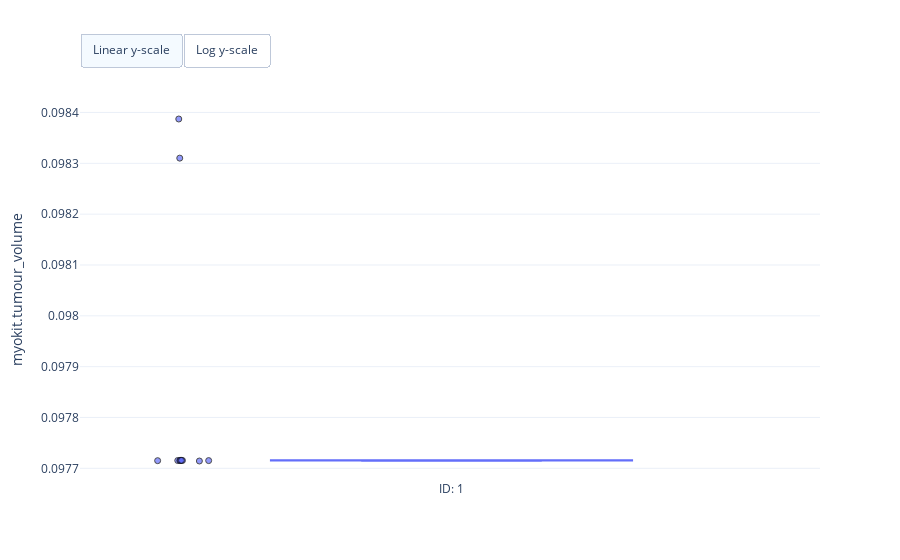
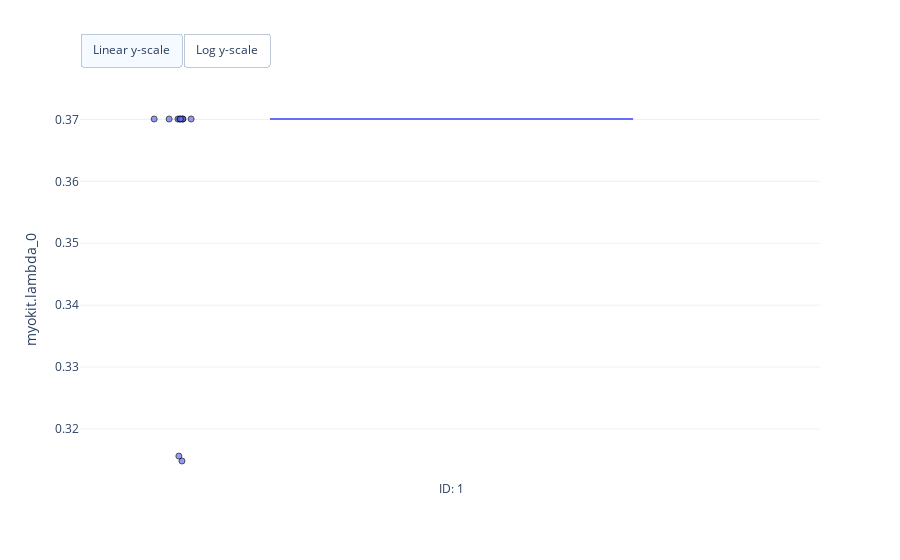
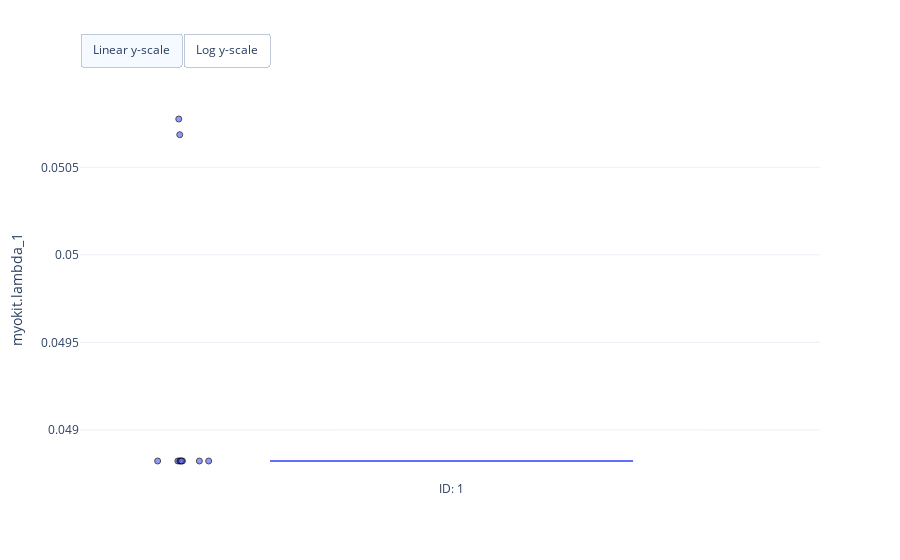
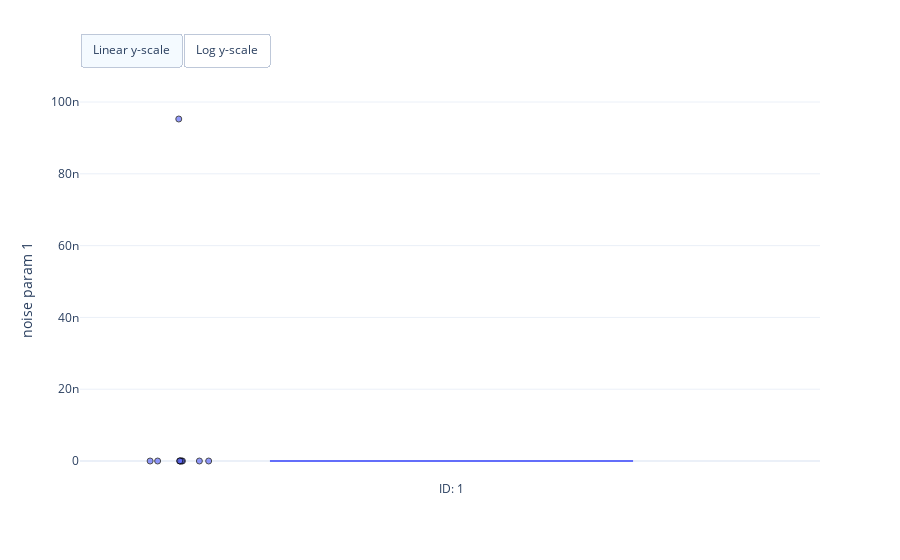

Here is the notebook cell these charts were saved with, in order:
### Markdown cell above
### Visualise optimisation results

### Code cell
fig = erlo.plots.ParameterEstimatePlot()
fig.add_data(result)

fig.show()

### Figure 1 — Plotly figure (JSON) as saved in the notebook; plotly's stock layout.template omitted (floating-point values rounded to 4 significant figures)
{"data": [{"boxpoints": "all", "hovertemplate": "Estimate: %{y:.2f}<br>%{text}", "jitter": 0.2, "line": {"color": "#636EFA"}, "marker": {"color": "#636EFA", "line": {"color": "black", "width": 1}, "opacity": 0.7, "symbol": "circle"}, "name": "ID: 1", "pointpos": -1.5, "text": ["Run: 1 <br>Log-posterior score: -24.97", "Run: 2 <br>Log-posterior score: -24.97", "Run: 3 <br>Log-posterior score: -24.97", "Run: 4 <br>Log-posterior score: -24.97", "Run: 5 <br>Log-posterior score: -24.96", "Run: 6 <br>Log-posterior score: -24.97", "Run: 7 <br>Log-posterior score: -24.99", "Run: 8 <br>Log-posterior score: -24.97", "Run: 9 <br>Log-posterior score: -24.97", "Run: 10 <br>Log-posterior score: -24.97"], "type": "box", "visible": true, "y": [0.09772, 0.09772, 0.09772, 0.09772, 0.09839, 0.09772, 0.09831, 0.09772, 0.09772, 0.09771]}], "layout": {"autosize": true, "updatemenus": [{"buttons": [{"args": [{"yaxis.type": "linear"}], "label": "Linear y-scale", "method": "relayout"}, {"args": [{"yaxis.type": "log"}], "label": "Log y-scale", "method": "relayout"}], "direction": "left", "pad": {"r": 0, "t": -10}, "showactive": true, "type": "buttons", "x": 0, "xanchor": "left", "y": 1.15, "yanchor": "top"}], "yaxis": {"title": {"text": "myokit.tumour_volume"}}}}

### Figure 2 — Plotly figure (JSON) as saved in the notebook; plotly's stock layout.template omitted (floating-point values rounded to 4 significant figures)
{"data": [{"boxpoints": "all", "hovertemplate": "Estimate: %{y:.2f}<br>%{text}", "jitter": 0.2, "line": {"color": "#636EFA"}, "marker": {"color": "#636EFA", "line": {"color": "black", "width": 1}, "opacity": 0.7, "symbol": "circle"}, "name": "ID: 1", "pointpos": -1.5, "text": ["Run: 1 <br>Log-posterior score: -24.97", "Run: 2 <br>Log-posterior score: -24.97", "Run: 3 <br>Log-posterior score: -24.97", "Run: 4 <br>Log-posterior score: -24.97", "Run: 5 <br>Log-posterior score: -24.96", "Run: 6 <br>Log-posterior score: -24.97", "Run: 7 <br>Log-posterior score: -24.99", "Run: 8 <br>Log-posterior score: -24.97", "Run: 9 <br>Log-posterior score: -24.97", "Run: 10 <br>Log-posterior score: -24.97"], "type": "box", "visible": true, "y": [0.3701, 0.3701, 0.3701, 0.3701, 0.3148, 0.3701, 0.3156, 0.3701, 0.3701, 0.3701]}], "layout": {"autosize": true, "updatemenus": [{"buttons": [{"args": [{"yaxis.type": "linear"}], "label": "Linear y-scale", "method": "relayout"}, {"args": [{"yaxis.type": "log"}], "label": "Log y-scale", "method": "relayout"}], "direction": "left", "pad": {"r": 0, "t": -10}, "showactive": true, "type": "buttons", "x": 0, "xanchor": "left", "y": 1.15, "yanchor": "top"}], "yaxis": {"title": {"text": "myokit.lambda_0"}}}}

### Figure 3 — Plotly figure (JSON) as saved in the notebook; plotly's stock layout.template omitted (floating-point values rounded to 4 significant figures)
{"data": [{"boxpoints": "all", "hovertemplate": "Estimate: %{y:.2f}<br>%{text}", "jitter": 0.2, "line": {"color": "#636EFA"}, "marker": {"color": "#636EFA", "line": {"color": "black", "width": 1}, "opacity": 0.7, "symbol": "circle"}, "name": "ID: 1", "pointpos": -1.5, "text": ["Run: 1 <br>Log-posterior score: -24.97", "Run: 2 <br>Log-posterior score: -24.97", "Run: 3 <br>Log-posterior score: -24.97", "Run: 4 <br>Log-posterior score: -24.97", "Run: 5 <br>Log-posterior score: -24.96", "Run: 6 <br>Log-posterior score: -24.97", "Run: 7 <br>Log-posterior score: -24.99", "Run: 8 <br>Log-posterior score: -24.97", "Run: 9 <br>Log-posterior score: -24.97", "Run: 10 <br>Log-posterior score: -24.97"], "type": "box", "visible": true, "y": [0.04882, 0.04882, 0.04882, 0.04882, 0.05069, 0.04882, 0.05078, 0.04882, 0.04882, 0.04882]}], "layout": {"autosize": true, "updatemenus": [{"buttons": [{"args": [{"yaxis.type": "linear"}], "label": "Linear y-scale", "method": "relayout"}, {"args": [{"yaxis.type": "log"}], "label": "Log y-scale", "method": "relayout"}], "direction": "left", "pad": {"r": 0, "t": -10}, "showactive": true, "type": "buttons", "x": 0, "xanchor": "left", "y": 1.15, "yanchor": "top"}], "yaxis": {"title": {"text": "myokit.lambda_1"}}}}

### Figure 4 — Plotly figure (JSON) as saved in the notebook; plotly's stock layout.template omitted (floating-point values rounded to 4 significant figures)
{"data": [{"boxpoints": "all", "hovertemplate": "Estimate: %{y:.2f}<br>%{text}", "jitter": 0.2, "line": {"color": "#636EFA"}, "marker": {"color": "#636EFA", "line": {"color": "black", "width": 1}, "opacity": 0.7, "symbol": "circle"}, "name": "ID: 1", "pointpos": -1.5, "text": ["Run: 1 <br>Log-posterior score: -24.97", "Run: 2 <br>Log-posterior score: -24.97", "Run: 3 <br>Log-posterior score: -24.97", "Run: 4 <br>Log-posterior score: -24.97", "Run: 5 <br>Log-posterior score: -24.96", "Run: 6 <br>Log-posterior score: -24.97", "Run: 7 <br>Log-posterior score: -24.99", "Run: 8 <br>Log-posterior score: -24.97", "Run: 9 <br>Log-posterior score: -24.97", "Run: 10 <br>Log-posterior score: -24.97"], "type": "box", "visible": true, "y": [8.776e-13, 3.257e-12, 5.805e-14, 2.318e-11, 1.982e-12, 7.305e-13, 9.527e-08, 1.867e-12, 1.335e-12, 6.472e-14]}], "layout": {"autosize": true, "updatemenus": [{"buttons": [{"args": [{"yaxis.type": "linear"}], "label": "Linear y-scale", "method": "relayout"}, {"args": [{"yaxis.type": "log"}], "label": "Log y-scale", "method": "relayout"}], "direction": "left", "pad": {"r": 0, "t": -10}, "showactive": true, "type": "buttons", "x": 0, "xanchor": "left", "y": 1.15, "yanchor": "top"}], "yaxis": {"title": {"text": "noise param 1"}}}}
